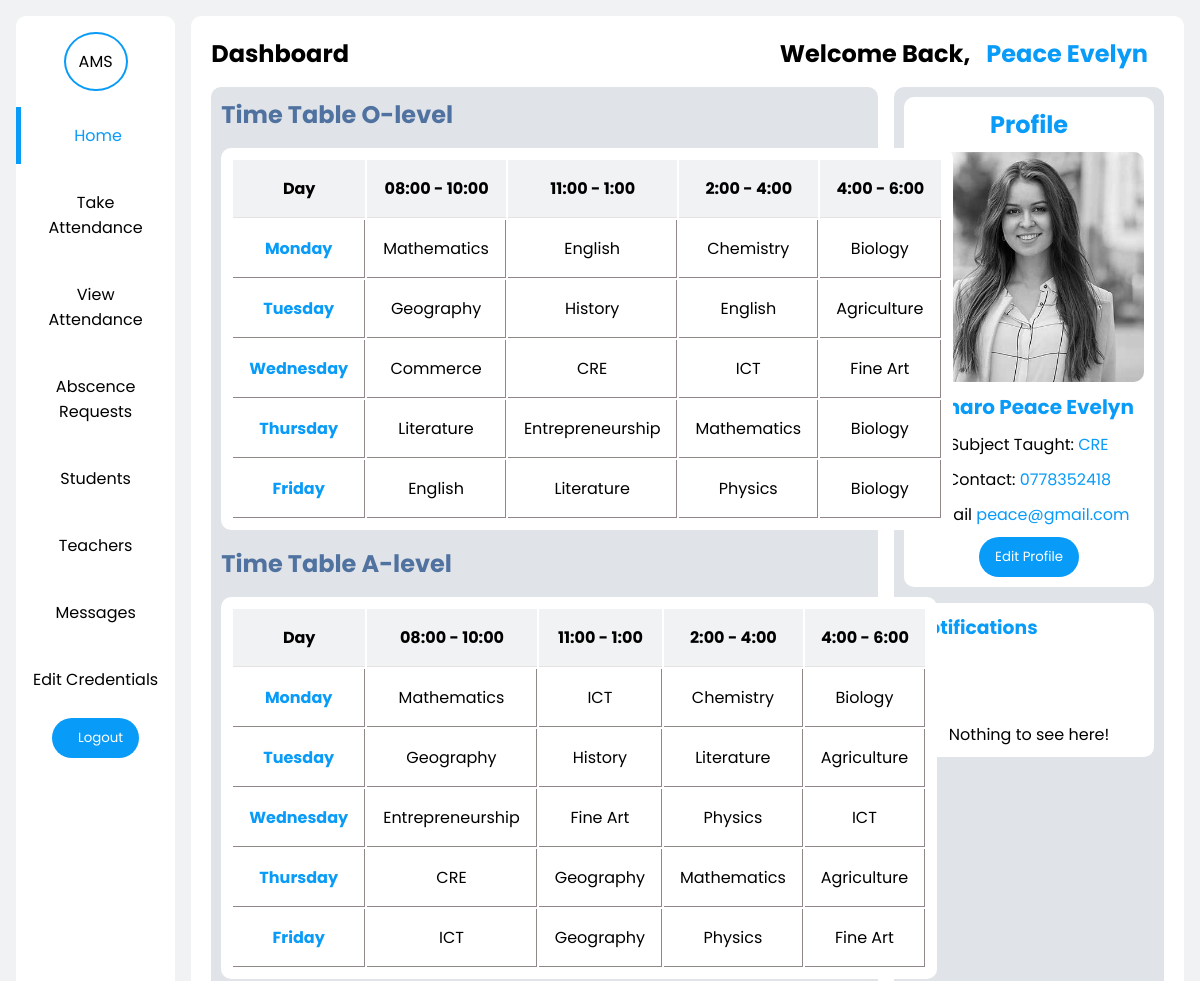
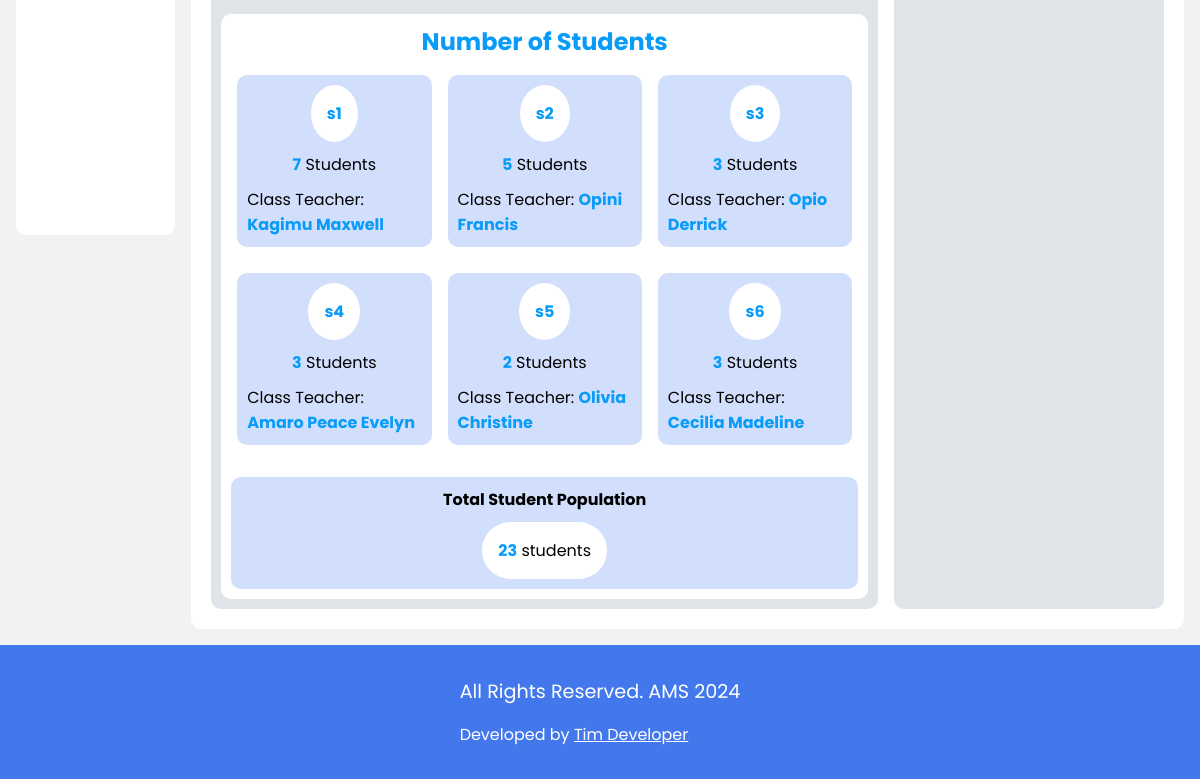
The page /teacher.php (signed in) on the database its author committed (2 pictures, top to bottom).
### tables this page shows
CREATE TABLE IF NOT EXISTS `classes` (
  `ClassID` int NOT NULL AUTO_INCREMENT,
  `ClassName` varchar(50) NOT NULL,
  `Year` int NOT NULL,
  `ClassTeacherID` int NOT NULL,
  PRIMARY KEY (`ClassID`)
);

CREATE TABLE IF NOT EXISTS `teachers` (
  `TeacherID` int NOT NULL AUTO_INCREMENT,
  `Image` varchar(200) NOT NULL,
  `Firstname` varchar(50) NOT NULL,
  `Lastname` varchar(50) NOT NULL,
  `ContactNumber` varchar(15) NOT NULL,
  `Email` varchar(50) NOT NULL,
  `SubjectID` int NOT NULL,
  `password` varchar(200) NOT NULL,
  `username` varchar(50) NOT NULL,
  PRIMARY KEY (`TeacherID`)
);

CREATE TABLE IF NOT EXISTS `subjects` (
  `SubjectID` int NOT NULL AUTO_INCREMENT,
  `Subjectname` varchar(50) NOT NULL,
  PRIMARY KEY (`SubjectID`)
);

### teacher.php (the view, shortened to what the rows shown need)
<?php
include_once 'connection.php';
include "functions.php";
$teacherID = $_SESSION['teacher_id'];
?>
<!DOCTYPE html>
<html lang="en">
<head>
    <link rel="stylesheet" href="./styles.css">
</head>
<body>
    <section class="teacher_acc">
        <div class="container">
            <div class="about_dash">
                <h1><span class="iconify" data-icon="eva:menu-2-outline"></span>Dashboard</h1>
                <h1 class="h1">Welcome Back, <span><?php echo $_SESSION['teacher_lname'] ?></span> <span class="iconify" data-icon="twemoji:waving-hand"></span></h1>
            </div>
            <div class="mid-container">
                <div class="timetable">
                    <h2>Time Table O-level</h2>
                    <table>
                        <tr>
                            <th>Day</th>
                            <th>08:00 - 10:00</th>
                            <th>11:00 - 1:00</th>
                            <th>2:00 - 4:00</th>
                            <th>4:00 - 6:00</th>
                        </tr>
                        <?php
                        $getOlevelTT = fetchOleveTimeTable();
                        foreach ($getOlevelTT as $olevel) :
                        ?>
                            <tr>
                                <td class="bold"><?php echo $olevel['Day'] ?></td>
                                <td><?php echo $olevel['subject_1'] ?></td>
                                <td><?php echo $olevel['subject_2'] ?></td>
                                <td><?php echo $olevel['subject_3'] ?></td>
                                <td><?php echo $olevel['subject_4'] ?></td>
                            </tr>
                        <?php endforeach; ?>
                    </table>
                    <h2>Time Table A-level</h2>
                    <table>
                        <tr>
                            <th>Day</th>
                            <th>08:00 - 10:00</th>
                            <th>11:00 - 1:00</th>
                            <th>2:00 - 4:00</th>
                            <th>4:00 - 6:00</th>
                        </tr>
                        <?php
                        $getAlevelTT = fetchAleveTimeTable();
                        foreach ($getAlevelTT as $alevel) : ?>
                            <tr>
                                <td class="bold"><?php echo $alevel['Day'] ?></td>
                                <td><?php echo $alevel['subject_1'] ?></td>
                                <td><?php echo $alevel['subject_2'] ?></td>
                                <td><?php echo $alevel['subject_3'] ?></td>
                                <td><?php echo $alevel['subject_4'] ?></td>
                            </tr>
                        <?php endforeach; ?>
                    </table>
                    <div class="student-count">
                        <div class="boxes">
                            <div class="box">
                                <p>s1</p>
                                <?php
                                $s1count = allStudentsFromSeniorOne();
                                $classteacherS1 = getClassTeacherSeniorOne();
                                ?>
                                <?php
                                foreach ($classteacherS1 as $s1) :
                                ?>
                                    <p><span><?php echo $s1count ?></span> Students</p>
                                    <p>Class Teacher: <span><?php echo $s1['Firstname'] . ' ' . $s1['Lastname'] ?></span></p>
                                <?php endforeach; ?>
                            </div>
                            <div class="box">
                                <p>s2</p>
                                <?php
                                $s2count = allStudentsFromSeniorTwo();
                                $classteacherS2 = getClassTeacherSeniorTwo();
                                ?>
                                <p><span><?php echo $s2count ?></span> Students</p>
                                <?php
                                foreach ($classteacherS2 as $s2) :
                                ?>
                                    <p>Class Teacher: <span><?php echo $s2['Firstname'] . ' ' . $s2['Lastname'] ?></span></p>
                                <?php endforeach; ?>
                            </div>
                            <div class="box">
                                <p>s3</p>
                                <?php
                                $s3count = allStudentsFromSeniorThree();
                                $classteacherS3 = getClassTeacherSeniorThree();
                                ?>
                                <p><span><?php echo $s3count ?></span> Students</p>
                                <?php
                                foreach ($classteacherS3 as $s3) :
                                ?>
                                    <p>Class Teacher: <span><?php echo $s3['Firstname'] . ' ' . $s3['Lastname'] ?></span></p>
                                <?php endforeach; ?>
                            </div>
                            <div class="box">
                                <p>s4</p>
                                <?php
                                $s4count = allStudentsFromSeniorFour();
                                $classteacherS4 = getClassTeacherSeniorFour();
                                ?>
                                <p><span><?php echo $s4count ?></span> Students</p>
                                <?php
                                foreach ($classteacherS4 as $s4) :
                                ?>
                                    <p>Class Teacher: <span><?php echo $s4['Firstname'] . ' ' . $s4['Lastname'] ?></span></p>
                                <?php endforeach; ?>
                            </div>
                            <div class="box">
                                <p>s5</p>
                                <?php
                                $s5count = allStudentsFromSeniorFive();
                                $classteacherS5 = getClassTeacherSeniorFive();
                                ?>
                                <p><span><?php echo $s5count ?></span> Students</p>
                                <?php
                                foreach ($classteacherS5 as $s5) :
                                ?>
                                    <p>Class Teacher: <span><?php echo $s5['Firstname'] . ' ' . $s5['Lastname'] ?></span></p>
                                <?php endforeach; ?>
                            </div>
                            <div class="box">
                                <p>s6</p>
                                <?php
                                $s6count = allStudentsFromSeniorSix();
                                $classteacherS6 = getClassTeacherSeniorSix();
                                ?>
                                <p><span><?php echo $s6count ?></span> Students</p>
                                <?php
                                foreach ($classteacherS6 as $s6) :
                                ?>
                                    <p>Class Teacher: <span><?php echo $s6['Firstname'] . ' ' . $s6['Lastname'] ?></span></p>
                                <?php endforeach; ?>
                            </div>
                        </div>
                    </div>
                </div>
                <div class="profile-area" style="margin-top: 16px;">
                    <div class="about">
                        <h3>Profile</h3>
                        <?php
                        $getTeacher = getTeacher($teacherID);
                        foreach ($getTeacher as $teacher) :
                        ?>
                            <img src="./images/<?php echo $teacher['Image'] ?>" alt="Profile Image">
                            <p class="name"><span><?php echo $teacher['Firstname'] . ' ' . $teacher['Lastname'] ?></span></p>
                            <p>Subject Taught: <span><?php echo $teacher['Subjectname'] ?></span></p>
                            <p>Contact: <span><?php echo $teacher['ContactNumber'] ?></span></p>
                            <p>Email <span><?php echo $teacher['Email'] ?></span></p>
                            <a href="./teacher_account/editprofile.php?id=<?php echo $teacher['TeacherID'] ?>&fn=<?php echo $teacher['Firstname'] ?>&ln=<?php echo $teacher['Lastname'] ?>&ct=<?php echo $teacher['ContactNumber'] ?>&em=<?php echo $teacher['Email'] ?>&im=<?php echo $teacher['Image'] ?>">
                                <button type="submit" name="edit" onclick="return confirm('Are you sure you want to edit your profile? ');">
                                    Edit Profile
                                </button>
                            </a>
                        <?php endforeach; ?>
                    </div>
                </div>
            </div>
        </div>
    </section>
</body>
</html>

### rows shown on the page
o-level: Day "Monday", subject_1 "Mathematics", subject_2 "English", subject_3 "Chemistry", subject_4 "Biology"
o-level: Day "Tuesday", subject_1 "Geography", subject_2 "History", subject_3 "English", subject_4 "Agriculture"
o-level: Day "Wednesday", subject_1 "Commerce", subject_2 "CRE", subject_3 "ICT", subject_4 "Fine Art"
o-level: Day "Thursday", subject_1 "Literature", subject_2 "Entrepreneurship", subject_3 "Mathematics", subject_4 "Biology"
o-level: Day "Friday", subject_1 "English", subject_2 "Literature", subject_3 "Physics", subject_4 "Biology"
a-level: Day "Monday", subject_1 "Mathematics", subject_2 "ICT", subject_3 "Chemistry", subject_4 "Biology"
a-level: Day "Tuesday", subject_1 "Geography", subject_2 "History", subject_3 "Literature", subject_4 "Agriculture"
a-level: Day "Wednesday", subject_1 "Entrepreneurship", subject_2 "Fine Art", subject_3 "Physics", subject_4 "ICT"
a-level: Day "Thursday", subject_1 "CRE", subject_2 "Geography", subject_3 "Mathematics", subject_4 "Agriculture"
a-level: Day "Friday", subject_1 "ICT", subject_2 "Geography", subject_3 "Physics", subject_4 "Fine Art"
classes: teachers.Firstname "Kagimu", teachers.Lastname "Maxwell"
classes: teachers.Firstname "Opini", teachers.Lastname "Francis"
classes: teachers.Firstname "Opio", teachers.Lastname "Derrick"
classes: teachers.Firstname "Amaro", teachers.Lastname "Peace Evelyn"
classes: teachers.Firstname "Olivia", teachers.Lastname "Christine"
classes: teachers.Firstname "Cecilia", teachers.Lastname "Madeline"
teachers: Image (picture), Firstname "Amaro", Lastname "Peace Evelyn", SubjectID.Subjectname "CRE", ContactNumber "0778352418", Email "peace@gmail.com"

### other values the page prints
$_SESSION['teacher_lname'] "Peace Evelyn"
$s2count "5"
$s3count "3"
$s4count "3"
$s5count "2"
$s6count "3"
$total "23"
